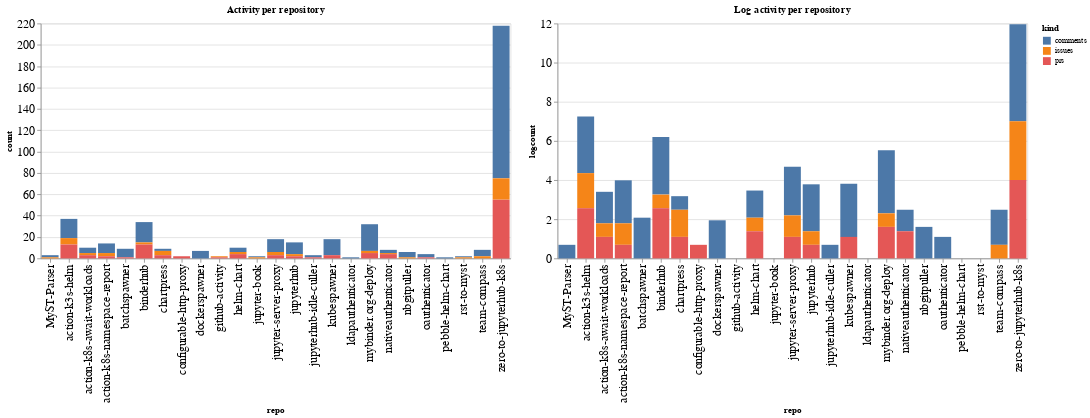

Notebook code cell kept with this figure:
### Code cell
ch1 = alt.Chart(repo_summaries, width=600, title="Activity per repository").mark_bar().encode(
    x='repo',
    y='count',
    color='kind',
    tooltip="kind"
)

ch2 = alt.Chart(repo_summaries, width=600, title="Log activity per repository").mark_bar().encode(
    x='repo',
    y='logcount',
    color='kind',
    tooltip="kind"
)

ch1 | ch2

### Figure 1 — Vega-Lite specification as saved in the notebook (floating-point values rounded to 4 significant figures)
{"config": {"axisLeft": {"labelFontSize": 15}, "axisBottom": {"labelFontSize": 15}}, "hconcat": [{"mark": "bar", "encoding": {"color": {"type": "nominal", "field": "kind"}, "tooltip": {"type": "nominal", "field": "kind"}, "x": {"type": "nominal", "field": "repo"}, "y": {"type": "quantitative", "field": "count"}}, "title": "Activity per repository", "width": 600}, {"mark": "bar", "encoding": {"color": {"type": "nominal", "field": "kind"}, "tooltip": {"type": "nominal", "field": "kind"}, "x": {"type": "nominal", "field": "repo"}, "y": {"type": "quantitative", "field": "logcount"}}, "title": "Log activity per repository", "width": 600}], "data": {"name": "data-b49f0ee40808687d4c389d90aabe5cf0"}, "$schema": "https://vega.github.io/schema/vega-lite/v4.8.1.json", "datasets": {"data-b49f0ee40808687d4c389d90aabe5cf0": [{"repo": "MyST-Parser", "kind": "comments", "count": 2, "logcount": 0.6931}, {"repo": "MyST-Parser", "kind": "issues", "count": 1, "logcount": 0.0}, {"repo": "action-k3s-helm", "kind": "comments", "count": 18, "logcount": 2.89}, {"repo": "action-k3s-helm", "kind": "issues", "count": 6, "logcount": 1.792}, {"repo": "action-k3s-helm", "kind": "prs", "count": 13, "logcount": 2.565}, {"repo": "action-k8s-await-workloads", "kind": "comments", "count": 5, "logcount": 1.609}, {"repo": "action-k8s-await-workloads", "kind": "issues", "count": 2, "logcount": 0.6931}, {"repo": "action-k8s-await-workloads", "kind": "prs", "count": 3, "logcount": 1.099}, {"repo": "action-k8s-namespace-report", "kind": "comments", "count": 9, "logcount": 2.197}, {"repo": "action-k8s-namespace-report", "kind": "issues", "count": 3, "logcount": 1.099}, {"repo": "action-k8s-namespace-report", "kind": "prs", "count": 2, "logcount": 0.6931}, {"repo": "batchspawner", "kind": "comments", "count": 8, "logcount": 2.079}, {"repo": "batchspawner", "kind": "prs", "count": 1, "logcount": 0.0}, {"repo": "binderhub", "kind": "comments", "count": 19, "logcount": 2.944}, {"repo": "binderhub", "kind": "issues", "count": 2, "logcount": 0.6931}, {"repo": "binderhub", "kind": "prs", "count": 13, "logcount": 2.565}, {"repo": "chartpress", "kind": "comments", "count": 2, "logcount": 0.6931}, {"repo": "chartpress", "kind": "issues", "count": 4, "logcount": 1.386}, {"repo": "chartpress", "kind": "prs", "count": 3, "logcount": 1.099}, {"repo": "configurable-http-proxy", "kind": "prs", "count": 2, "logcount": 0.6931}, {"repo": "dockerspawner", "kind": "comments", "count": 7, "logcount": 1.946}, {"repo": "github-activity", "kind": "issues", "count": 1, "logcount": 0.0}, {"repo": "github-activity", "kind": "prs", "count": 1, "logcount": 0.0}, {"repo": "helm-chart", "kind": "comments", "count": 4, "logcount": 1.386}, {"repo": "helm-chart", "kind": "issues", "count": 2, "logcount": 0.6931}, {"repo": "helm-chart", "kind": "prs", "count": 4, "logcount": 1.386}, {"repo": "jupyter-book", "kind": "comments", "count": 1, "logcount": 0.0}, {"repo": "jupyter-book", "kind": "issues", "count": 1, "logcount": 0.0}, {"repo": "jupyter-server-proxy", "kind": "comments", "count": 12, "logcount": 2.485}, {"repo": "jupyter-server-proxy", "kind": "issues", "count": 3, "logcount": 1.099}, {"repo": "jupyter-server-proxy", "kind": "prs", "count": 3, "logcount": 1.099}, {"repo": "jupyterhub", "kind": "comments", "count": 11, "logcount": 2.398}, {"repo": "jupyterhub", "kind": "issues", "count": 2, "logcount": 0.6931}, {"repo": "jupyterhub", "kind": "prs", "count": 2, "logcount": 0.6931}, {"repo": "jupyterhub-idle-culler", "kind": "comments", "count": 2, "logcount": 0.6931}, {"repo": "jupyterhub-idle-culler", "kind": "prs", "count": 1, "logcount": 0.0}, {"repo": "kubespawner", "kind": "comments", "count": 15, "logcount": 2.708}, {"repo": "kubespawner", "kind": "prs", "count": 3, "logcount": 1.099}, {"repo": "ldapauthenticator", "kind": "comments", "count": 1, "logcount": 0.0}, {"repo": "mybinder.org-deploy", "kind": "comments", "count": 25, "logcount": 3.219}, {"repo": "mybinder.org-deploy", "kind": "issues", "count": 2, "logcount": 0.6931}, {"repo": "mybinder.org-deploy", "kind": "prs", "count": 5, "logcount": 1.609}, {"repo": "nativeauthenticator", "kind": "comments", "count": 3, "logcount": 1.099}, {"repo": "nativeauthenticator", "kind": "issues", "count": 1, "logcount": 0.0}, {"repo": "nativeauthenticator", "kind": "prs", "count": 4, "logcount": 1.386}, {"repo": "nbgitpuller", "kind": "comments", "count": 5, "logcount": 1.609}, {"repo": "nbgitpuller", "kind": "issues", "count": 1, "logcount": 0.0}, {"repo": "oauthenticator", "kind": "comments", "count": 3, "logcount": 1.099}, {"repo": "oauthenticator", "kind": "prs", "count": 1, "logcount": 0.0}, {"repo": "pebble-helm-chart", "kind": "comments", "count": 1, "logcount": 0.0}, {"repo": "rst-to-myst", "kind": "comments", "count": 1, "logcount": 0.0}, {"repo": "rst-to-myst", "kind": "issues", "count": 1, "logcount": 0.0}, {"repo": "team-compass", "kind": "comments", "count": 6, "logcount": 1.792}, {"repo": "team-compass", "kind": "issues", "count": 2, "logcount": 0.6931}, {"repo": "zero-to-jupyterhub-k8s", "kind": "comments", "count": 143, "logcount": 4.963}, {"repo": "zero-to-jupyterhub-k8s", "kind": "issues", "count": 20, "logcount": 2.996}, {"repo": "zero-to-jupyterhub-k8s", "kind": "prs", "count": 55, "logcount": 4.007}]}}
